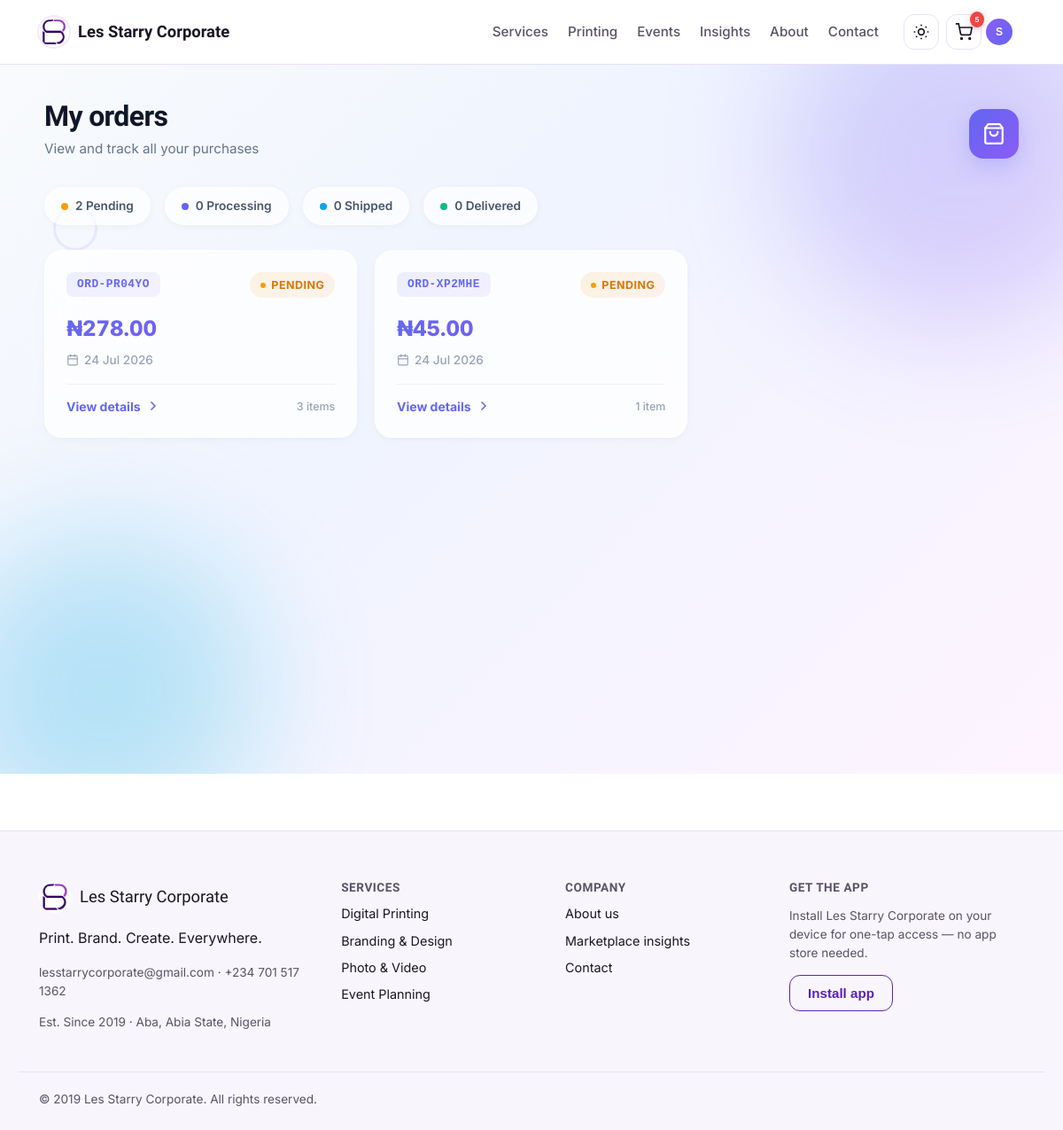
/dashboard/orders (signed in), run on the app's committed database.
### app/models.py (models this page shows, shortened)
class User(UserMixin, db.Model):
    __tablename__ = "users"
    id = db.Column(db.Integer, primary_key=True)
    full_name = db.Column(db.String(120), nullable=False)
    email = db.Column(db.String(150), unique=True, nullable=False, index=True)
    phone = db.Column(db.String(30))
    password_hash = db.Column(db.String(255), nullable=False)
    is_admin = db.Column(db.Boolean, default=False)
    preferred_theme = db.Column(db.String(20), default="light")
    preferred_currency = db.Column(db.String(10), default="NGN")
    address = db.Column(db.String(255), nullable=True)
    last_login = db.Column(db.DateTime, nullable=True)
    created_at = db.Column(db.DateTime, default=datetime.utcnow)
    updated_at = db.Column(db.DateTime, default=datetime.utcnow, onupdate=datetime.utcnow)
    bookings = db.relationship(
        "Booking",
        foreign_keys="Booking.user_id",
        back_populates="customer",
        lazy=True
    )
    orders = db.relationship("Order", back_populates="customer", lazy=True)
    cart_items = db.relationship("CartItem", back_populates="owner", lazy=True, cascade="all, delete-orphan")
    reviews = db.relationship("Review", back_populates="author", lazy=True)
    assigned_bookings = db.relationship(
        "Booking",
        foreign_keys="Booking.assigned_staff_id",
        back_populates="assigned_staff",
        lazy=True
    )
    wishlist_items = db.relationship("Wishlist", back_populates="user", lazy=True, cascade="all, delete-orphan")
    notifications = db.relationship("Notification", back_populates="user", lazy=True, cascade="all, delete-orphan")
    activities = db.relationship("ActivityLog", back_populates="user", lazy=True, cascade="all, delete-orphan")

class Order(db.Model):
    __tablename__ = "orders"
    id = db.Column(db.Integer, primary_key=True)
    reference = db.Column(db.String(20), unique=True, default=lambda: generate_reference("ORD"))
    user_id = db.Column(db.Integer, db.ForeignKey("users.id"), nullable=False)
    total_amount = db.Column(db.Float, nullable=False, default=0.0)
    status = db.Column(db.String(30), default="pending")
    shipping_address = db.Column(db.String(255))
    billing_address = db.Column(db.String(255), nullable=True)
    order_notes = db.Column(db.Text, nullable=True)
    payment_method = db.Column(db.String(50), default="pay_on_pickup")
    payment_reference = db.Column(db.String(100), unique=True, nullable=True)
    paid_at = db.Column(db.DateTime, nullable=True)
    payment_details = db.Column(db.Text, nullable=True)
    tracking_number = db.Column(db.String(100), nullable=True)
    shipped_at = db.Column(db.DateTime, nullable=True)
    delivered_at = db.Column(db.DateTime, nullable=True)
    discount_amount = db.Column(db.Float, default=0.0)
    discount_code = db.Column(db.String(50), nullable=True)
    created_at = db.Column(db.DateTime, default=datetime.utcnow)
    updated_at = db.Column(db.DateTime, default=datetime.utcnow, onupdate=datetime.utcnow)
    items = db.relationship("OrderItem", back_populates="order", lazy=True, cascade="all, delete-orphan")
    customer = db.relationship("User", back_populates="orders")

### app/blueprints/dashboard/routes.py (the view)
@dashboard_bp.route("/orders")
@login_required
def orders():
    orders = Order.query.filter_by(user_id=current_user.id).order_by(Order.created_at.desc()).all()
    return render_template("dashboard/orders.html", orders=orders)

### app/templates/dashboard/orders.html (shortened to what this page needs)
{% extends "base.html" %}
{% block content %}
<section class="orders-page">
  <div class="blob blob-1"></div>
  <div class="blob blob-2"></div>
  <div class="shape shape-ring" style="top: 20%; left: 5%;"></div>
  <div class="page-header">
    <div class="header-content">
      <h1>My orders</h1>
      <p>View and track all your purchases</p>
    </div>
    <div class="header-icon">
      <svg viewBox="0 0 24 24" fill="none" stroke="currentColor" stroke-width="2" stroke-linecap="round" stroke-linejoin="round">
        <path d="M6 2L3 6v14a2 2 0 0 0 2 2h14a2 2 0 0 0 2-2V6l-3-4z"/>
        <line x1="3" y1="6" x2="21" y2="6"/>
        <path d="M16 10a4 4 0 0 1-8 0"/>
      </svg>
    </div>
  </div>
  {% if orders %}
  <div class="stats-bar">
    <div class="stat-pill">
      <span class="stat-dot pending"></span>
      {{ orders | selectattr('status', 'equalto', 'pending') | list | length }} Pending
    </div>
    <div class="stat-pill">
      <span class="stat-dot processing"></span>
      {{ orders | selectattr('status', 'equalto', 'processing') | list | length }} Processing
    </div>
    <div class="stat-pill">
      <span class="stat-dot shipped"></span>
      {{ orders | selectattr('status', 'equalto', 'shipped') | list | length }} Shipped
    </div>
    <div class="stat-pill">
      <span class="stat-dot delivered"></span>
      {{ orders | selectattr('status', 'equalto', 'delivered') | list | length }} Delivered
    </div>
  </div>
  <div class="orders-container">
    <div class="orders-grid">
      {% for o in orders %}
      <a href="{{ url_for('dashboard.order_detail', order_id=o.id) }}" class="order-card" style="animation-delay: {{ loop.index * 0.08 }}s;">
        <div class="order-header-row">
          <span class="order-ref">{{ o.reference }}</span>
          <span class="status-pill status-{{ o.status }}">{{ o.status }}</span>
        </div>
        <div class="order-amount">{{ currency }}{{ "%.2f"|format(o.total_amount) }}</div>
        <div class="order-date">
          <svg viewBox="0 0 24 24" fill="none" stroke="currentColor" stroke-width="2" stroke-linecap="round" stroke-linejoin="round"><rect x="3" y="4" width="18" height="18" rx="2" ry="2"/><line x1="16" y1="2" x2="16" y2="6"/><line x1="8" y1="2" x2="8" y2="6"/><line x1="3" y1="10" x2="21" y2="10"/></svg>
          {{ o.created_at.strftime('%d %b %Y') }}
        </div>
        <div class="order-footer">
          <span class="view-link">
            View details
            <svg viewBox="0 0 24 24" fill="none" stroke="currentColor" stroke-width="2.5" stroke-linecap="round" stroke-linejoin="round"><polyline points="9 18 15 12 9 6"/></svg>
          </span>
          <span class="item-count">{{ o.items | length }} item{{ 's' if o.items | length != 1 else '' }}</span>
        </div>
      </a>
      {% endfor %}
    </div>
  </div>
  {% endif %}
</section>
{% endblock %}

### app/templates/base.html (shortened to what this page needs)
<!DOCTYPE html>
<html lang="en" data-theme="light">
<head>
<link rel="stylesheet" href="{{ url_for('static', filename='css/style.css') }}">
</head>
<body>
<header class="site-header">
  <div class="container header-inner">
    <a href="{{ url_for('main.index') }}" class="brand">
      <span class="brand-mark" aria-hidden="true">
        <img src="{{ url_for('static', filename='img/brand/logo-mark.png') }}" alt="" width="34" height="34">
      </span>
      <span class="brand-name">{{ company_name }}</span>
    </a>
    <nav class="main-nav" aria-label="Primary">
      <a href="{{ url_for('catalog.list_services') }}">Services</a>
      <a href="{{ url_for('catalog.list_services') }}?category=printing">Printing</a>
      <a href="{{ url_for('catalog.list_services') }}?category=events">Events</a>
      <a href="{{ url_for('main.marketplace_insights') }}">Insights</a>
      <a href="{{ url_for('main.about') }}">About</a>
      <a href="{{ url_for('main.contact') }}">Contact</a>
    </nav>
    <div class="header-actions">
      <button id="theme-toggle" class="icon-btn" aria-label="Toggle dark mode" title="Toggle light/dark mode">
        <svg class="icon-sun" width="20" height="20" viewBox="0 0 24 24" fill="none" stroke="currentColor" stroke-width="2"><circle cx="12" cy="12" r="4"/><path d="M12 2v2M12 20v2M4.9 4.9l1.4 1.4M17.7 17.7l1.4 1.4M2 12h2M20 12h2M4.9 19.1l1.4-1.4M17.7 6.3l1.4-1.4"/></svg>
      </button>
      <a href="{{ url_for('cart.view_cart') }}" class="icon-btn cart-link" aria-label="View cart" id="cartLink">
        <svg width="20" height="20" viewBox="0 0 24 24" fill="none" stroke="currentColor" stroke-width="2"><circle cx="9" cy="21" r="1"/><circle cx="20" cy="21" r="1"/><path d="M1 1h4l2.7 13.4a2 2 0 002 1.6h9.7a2 2 0 002-1.6L23 6H6"/></svg>
        {% if current_user.is_authenticated and cart_count and cart_count > 0 %}
        <span class="badge cart-badge" id="cartBadge">{{ cart_count }}</span>
        {% elif current_user.is_authenticated %}
        <span class="badge cart-badge" id="cartBadge" style="display: none;">0</span>
        {% endif %}
      </a>
      {% if current_user.is_authenticated %}
      <div class="user-menu" id="userMenu">
        <button class="icon-btn user-btn" id="userMenuBtn" aria-haspopup="true" aria-expanded="false" aria-label="User menu">
          <span class="user-avatar">{{ current_user.full_name[0]|upper }}</span>
        </button>
      </div>
      {% else %}
      <a href="{{ url_for('auth.login') }}" class="btn btn-ghost btn-sm">Log in</a>
      <a href="{{ url_for('auth.register') }}" class="btn btn-primary btn-sm">Sign up</a>
      {% endif %}
    </div>
  </div>
</header>
<main id="main-content">
  {% block content %}{% endblock %}
</main>
<footer class="site-footer">
  <div class="container footer-grid">
    <div class="footer-brand">
      <div class="footer-brand-mark">
        <img src="{{ url_for('static', filename='img/brand/logo-mark.png') }}" alt="{{ company_name }} logo" width="36" height="36">
        <span class="brand-name">{{ company_name }}</span>
      </div>
      <p>{{ company_tagline }}</p>
      <p class="footer-meta">{{ company_email }} · {{ company_phone }}</p>
      <p class="footer-meta">Est. {{ company_founded }} · Aba, Abia State, Nigeria</p>
    </div>
    <div class="footer-col">
      <h4>Services</h4>
      <a href="{{ url_for('catalog.list_services') }}?category=printing">Digital Printing</a>
      <a href="{{ url_for('catalog.list_services') }}?category=branding">Branding &amp; Design</a>
      <a href="{{ url_for('catalog.list_services') }}?category=photo-video">Photo &amp; Video</a>
      <a href="{{ url_for('catalog.list_services') }}?category=events">Event Planning</a>
    </div>
    <div class="footer-col">
      <h4>Company</h4>
      <a href="{{ url_for('main.about') }}">About us</a>
      <a href="{{ url_for('main.marketplace_insights') }}">Marketplace insights</a>
      <a href="{{ url_for('main.contact') }}">Contact</a>
    </div>
    <div class="footer-col">
      <h4>Get the app</h4>
      <p class="footer-meta">Install {{ company_name }} on your device for one-tap access — no app store needed.</p>
      <button id="install-btn" class="btn btn-outline" hidden>Install app</button>
    </div>
  </div>
  <div class="container footer-bottom">
    <span>&copy; {{ company_founded.split()[-1] if company_founded else '2026' }} {{ company_name }}. All rights reserved.</span>
  </div>
</footer>
</body>
</html>

### app/static/css/style.css (style rules this page uses)
:root { --purple-900: #3B0F73; --purple-700: #5B21B6; --purple-500: #8B5CF6; --purple-300: #C4B5FD; --purple-100: #F1EBFC; --ink: #1B1523; --ink-soft: #5A5266; --white: #FFFFFF; --bg-soft: #F8F6FC; --success: #1E9E6B; --error: #D9376E; --warning: #C97A1E; --font-display: "Sora", "Segoe UI", sans-serif; --font-body: "Inter", "Segoe UI", sans-serif; --font-mono: "IBM Plex Mono", monospace; --radius-sm: 6px; --radius-md: 12px; --radius-lg: 20px; --shadow-sm: 0 1px 3px rgba(59, 15, 115, 0.08); --shadow-md: 0 8px 24px rgba(59, 15, 115, 0.12); --shadow-lg: 0 20px 48px rgba(59, 15, 115, 0.16); --transition: 180ms ease; --bg: var(--white); --bg-elevated: var(--bg-soft); --surface: var(--white); --text: var(--ink); --text-muted: var(--ink-soft); --border: #E7E1F5; --accent: var(--purple-700); --accent-hover: var(--purple-900); --on-accent: var(--white); }
* { box-sizing: border-box; }
html { scroll-behavior: smooth; }
body { margin: 0; background: var(--bg); color: var(--text); font-family: var(--font-body); line-height: 1.55; transition: background var(--transition), color var(--transition); }
h1, h2, h3, h4, .brand-name { font-family: var(--font-display); color: var(--text); line-height: 1.15; margin: 0 0 0.5em; }
a { color: var(--accent); text-decoration: none; }
img { max-width: 100%; display: block; }
.container { max-width: 1160px; margin: 0 auto; padding: 0 24px; }
.site-header { position: sticky; top: 0; z-index: 100; background: color-mix(in srgb, var(--bg) 90%, transparent); backdrop-filter: blur(10px); border-bottom: 1px solid var(--border); }
.header-inner { display: flex; align-items: center; gap: 28px; height: 72px; }
.brand { display: flex; align-items: center; gap: 10px; color: var(--text); font-weight: 700; margin-right: auto; }
.brand-mark { color: var(--accent); display: flex; flex-shrink: 0; }
.brand-mark img { width: 34px; height: 34px; border-radius: 50%; object-fit: cover; box-shadow: 0 0 0 2px var(--purple-100); }
.brand-name { font-size: 1.15rem; margin: 0; }
.main-nav { display: flex; gap: 22px; }
.main-nav a { color: var(--text-muted); font-weight: 500; font-size: 0.95rem; }
.header-actions { display: flex; align-items: center; gap: 8px; }
.icon-btn { position: relative; width: 40px; height: 40px; display: inline-flex; align-items: center; justify-content: center; border: 1px solid var(--border); background: var(--surface); color: var(--text); border-radius: var(--radius-md); cursor: pointer; transition: border-color var(--transition), color var(--transition), transform var(--transition); }
.badge { position: absolute; top: -6px; right: -6px; background: var(--accent); color: var(--on-accent); font-size: 0.68rem; font-weight: 700; min-width: 18px; height: 18px; border-radius: 999px; display: flex; align-items: center; justify-content: center; padding: 0 4px; }
.user-menu { position: relative; }
.btn { display: inline-flex; align-items: center; justify-content: center; gap: 8px; padding: 11px 20px; border-radius: var(--radius-md); font-weight: 600; font-size: 0.95rem; border: 1px solid transparent; cursor: pointer; transition: transform var(--transition), background var(--transition), border-color var(--transition), color var(--transition); white-space: nowrap; }
.btn-outline { background: transparent; color: var(--accent); border-color: var(--accent); }
section { padding: 64px 0; }
.status-pill { padding: 3px 10px; border-radius: 999px; font-size: 0.75rem; font-weight: 700; text-transform: capitalize; }
.status-pending { background: rgba(201,122,30,0.15); color: var(--warning); }
.site-footer { border-top: 1px solid var(--border); background: var(--bg-elevated); padding: 56px 0 24px; margin-top: 64px; }
.footer-grid { display: grid; grid-template-columns: 1.4fr 1fr 1fr 1.2fr; gap: 32px; }
.footer-col h4 { font-size: 0.85rem; text-transform: uppercase; letter-spacing: 0.04em; color: var(--text-muted); }
.footer-col a { display: block; color: var(--text); font-size: 0.9rem; padding: 4px 0; }
.footer-meta { color: var(--text-muted); font-size: 0.85rem; }
.footer-brand-mark { display: flex; align-items: center; gap: 10px; margin-bottom: 6px; }
.footer-brand-mark img { width: 36px; height: 36px; border-radius: 50%; object-fit: cover; }
.footer-bottom { border-top: 1px solid var(--border); margin-top: 32px; padding-top: 20px; color: var(--text-muted); font-size: 0.85rem; }

### data on the page
User: full_name "S"
Order: reference "ORD-PR04YO", status "PENDING", currency "₦", total_amount "278.00", created_at "24 Jul 2026", items|length "3", items "s"
Order: reference "ORD-XP2MHE", status "PENDING", currency "₦", total_amount "45.00", created_at "24 Jul 2026", items|length "1"

### other printed values
{{ company_name }} "Les Starry Corporate"
{{ cart_count }} "5"
{{ orders | selectattr('status', 'equalto', 'pending') | list | length }} "2"
{{ orders | selectattr('status', 'equalto', 'processing') | list | length }} "0"
{{ orders | selectattr('status', 'equalto', 'shipped') | list | length }} "0"
{{ orders | selectattr('status', 'equalto', 'delivered') | list | length }} "0"
{{ company_tagline }} "Print. Brand. Create. Everywhere."
{{ company_email }} "lesstarrycorporate@gmail.com"
{{ company_phone }} "+234 701 517 1362"
{{ company_founded }} "Since 2019"
{{ company_founded.split()[-1] if company_founded else '2026' }} "2019"
